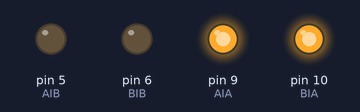
A sketch run on a simulated Arduino Uno, built with avr-gcc and run on an emulated ATmega328P. On the bench: output pins drawn as LEDs (lit = HIGH).

Above: at 0.5 s.
At 1.5 s:
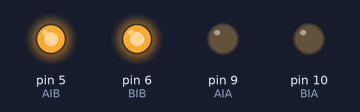
At 2.5 s:
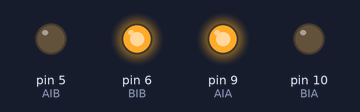
At 3.5 s:
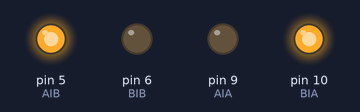
Timing chart, 0 to 5.2 s (numbered marks = the images above):
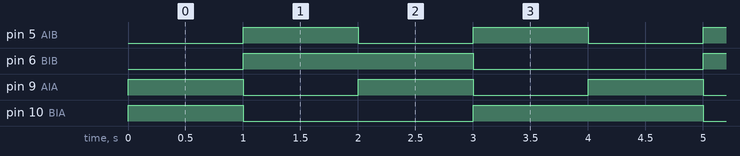

Measured:
- by itself, pin 5 (AIB), pin 9 (AIA): alternates HIGH for 1.0 s and LOW for 1.0 s
- by itself, pin 6 (BIB): alternates HIGH for 2.0 s and LOW for 2.0 s
- by itself, pin 10 (BIA): repeats every 4.0 s: LOW 2.0 s, HIGH 2.0 s

The sketch:

motordrivetest.ino
```cpp
const int AIA = 9;  // (pwm) pin 9 connected to pin A-IA
const int AIB = 5;  // (pwm) pin 5 connected to pin A-IB
const int BIA = 10; // (pwm) pin 10 connected to pin B-IA
const int BIB = 6;  // (pwm) pin 6 connected to pin B-IB

byte speed = 255;  // change this (0-255) to control the speed of the motors

void setup() {
  pinMode(AIA, OUTPUT); // set pins to output
  pinMode(AIB, OUTPUT);
  pinMode(BIA, OUTPUT);
  pinMode(BIB, OUTPUT);
}

void loop() {
  forward();
  delay(1000);
  backward();
  delay(1000);
  left();
  delay(1000);
  right();
  delay(1000);
}

void backward()
{
  analogWrite(AIA, 0);
  analogWrite(AIB, speed);
  analogWrite(BIA, 0);
  analogWrite(BIB, speed);
}
void forward()
{
  analogWrite(AIA, speed);
  analogWrite(AIB, 0);
  analogWrite(BIA, speed);
  analogWrite(BIB, 0);
}
void left()
{
  analogWrite(AIA, speed);
  analogWrite(AIB, 0);
  analogWrite(BIA, 0);
  analogWrite(BIB, speed);
}

void right()
{
  analogWrite(AIA, 0);
  analogWrite(AIB, speed);
  analogWrite(BIA, speed);
  analogWrite(BIB, 0);
}
```
